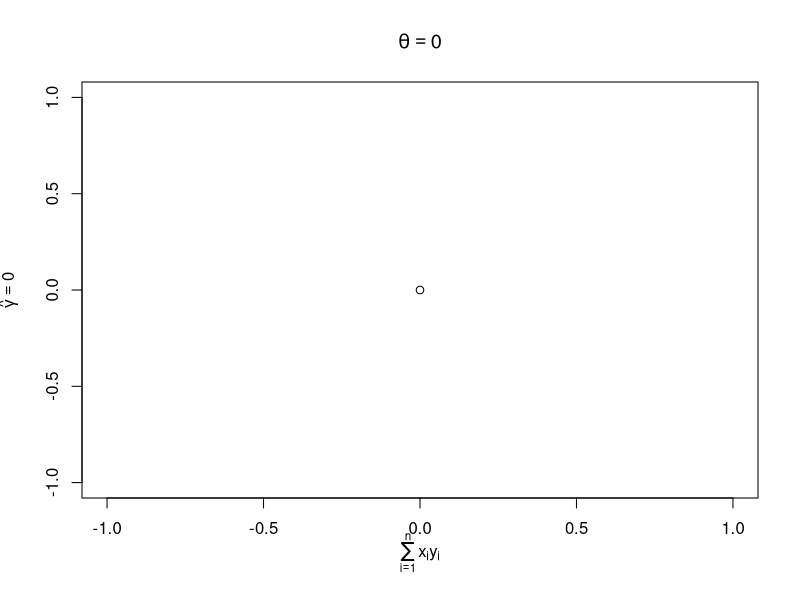
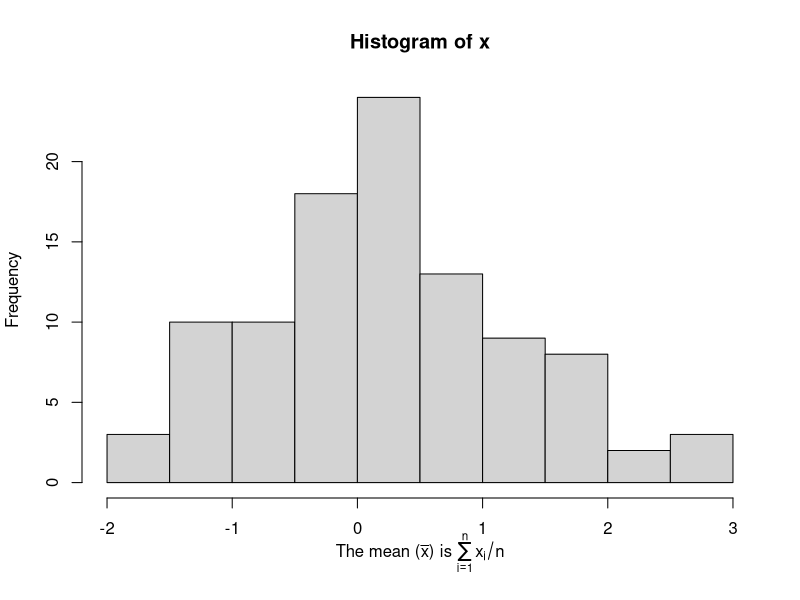
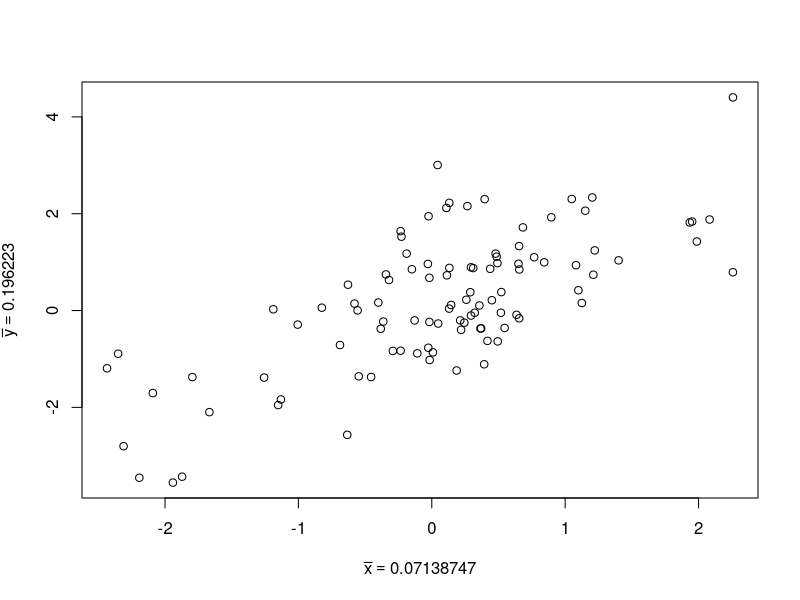
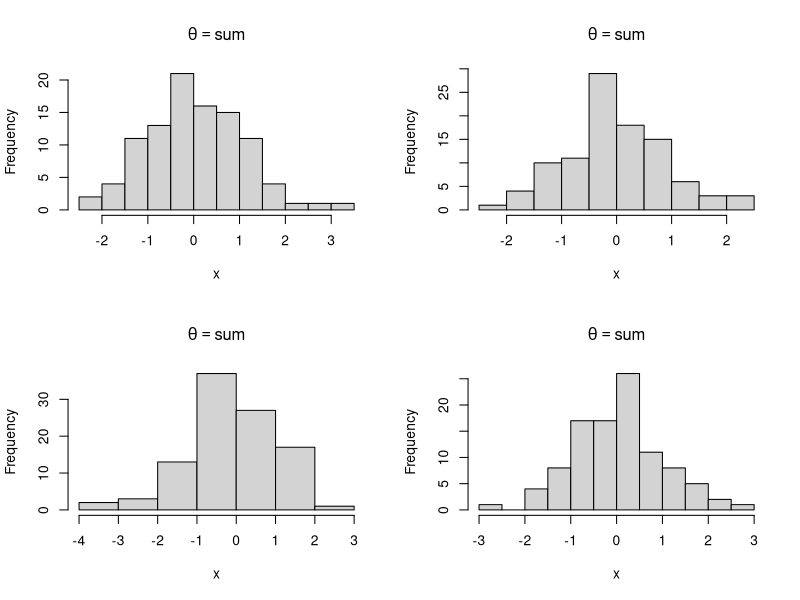

The R source for these figures, in order:
plot(0, 0, main=expression(theta==0),
     ylab=expression(hat(gamma) == 0),
     xlab=expression(sum(x[i] * y[i], i==1, n)))
x <- rnorm(100)
# string concat
hist(x, xlab=expression("The mean (" * bar(x) * ") is " * sum(x[i]/n,i==1,n)))

## use a computed value in the annotation
x <- rnorm(100)
y <- x + rnorm(100)
plot(x, y, xlab=substitute(bar(x)==k, list(k=mean(x))),
     ylab=substitute(bar(y)==k, list(k=mean(y))))

# or in a loop plots
par(mfrow=c(2,2))
for (i in 1:4) {
  x <- rnorm(100)
  hist(x, main=substitute(theta==sum, list(num=i)))
}

# final 
?par
?plot
?xyplot
?plotmath
?axis

